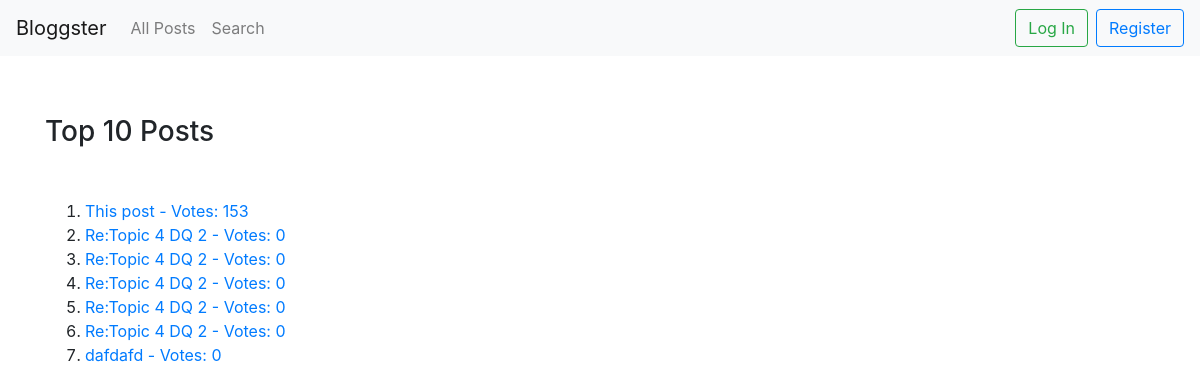
The app's page /BloggingPlatform/index.php, older data.
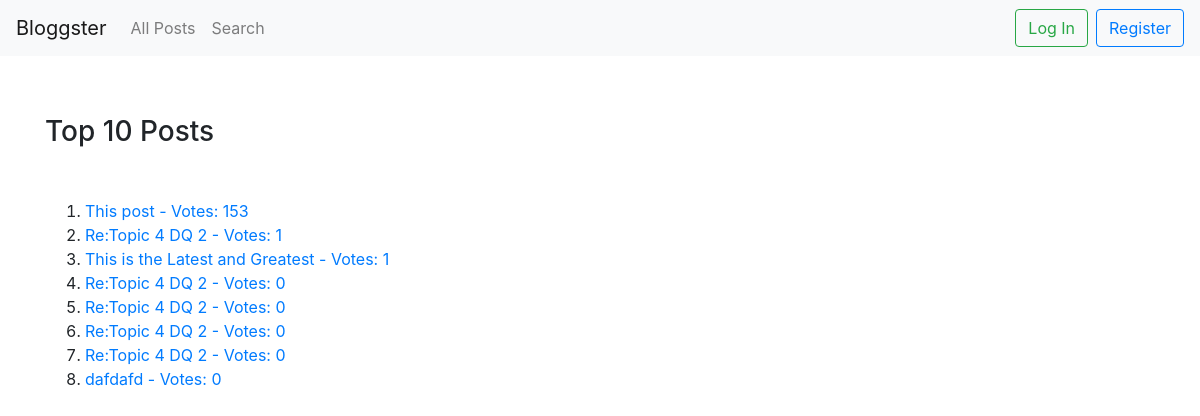
The same page, newer data.
### tables this page shows
CREATE TABLE `post` (
  `ID` int(11) NOT NULL,
  `Title` varchar(200) NOT NULL,
  `Content` text NOT NULL,
  `Author` int(11) NOT NULL,
  `Votes` int(11) DEFAULT '0',
  `BlogID` int(11) DEFAULT NULL
);

### BloggingPlatform/_getTopPosts.php (the view, shortened to what this page needs)
<?php
$conn = dbConnect();
$sqlQuery = "SELECT * FROM post ORDER BY Votes DESC LIMIT 10";
$resultSet = $conn->query($sqlQuery);
displayAsTable($resultSet);
function displayAsTable($mysql_response)
{
    echo "<h3 style='margin-top:50px'>Top 10 Posts</h3>";
    echo "<ol style='margin-top:50px'>";
    while ($row = $mysql_response->fetch_assoc()) {
        $id = $row["ID"];
        $title = $row["Title"];
        $votes = $row["Votes"];
        echo "<li><a href='modules/post/viewPost.php?id=$id'>$title - Votes: $votes</a></li>";
    }
    echo "</ol>";
}
?>

Row changes from the older to the newer data that the page shows:
changed post (number 2 of 8 on the later page): Votes "0" → "1"; moves up the list
added post: Title "This is the Latest and Greatest", Votes "1"
